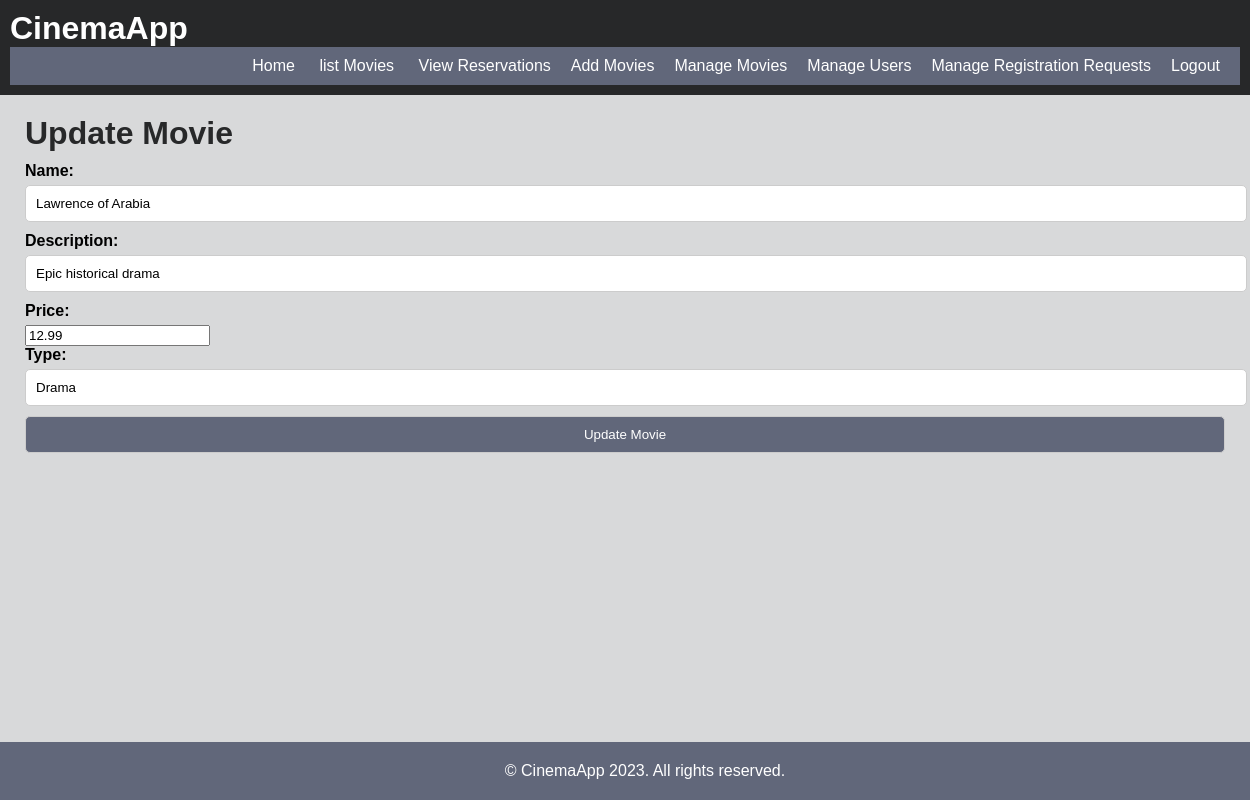
Screenshot of /Cinema/php/update_products.php?productid=1 (signed in) with the database file from the repository.
### tables this page shows
CREATE TABLE `products` (
  `productid` int(11) NOT NULL,
  `name` varchar(100) DEFAULT NULL,
  `description` varchar(255) DEFAULT NULL,
  `price` decimal(10,2) DEFAULT NULL,
  `type` varchar(50) DEFAULT NULL
);

### Cinema/php/update_products.php (the view, shortened to what this page needs)
<?php
require_once "config.php";
$product = array(
    'productid' => '',
    'name' => '',
    'description' => '',
    'price' => '',
    'type' => ''
);
if (isset($_GET['productid'])) {
    $productid = $_GET['productid'];
    $selectQuery = "SELECT * FROM products WHERE productid = ?";
    $stmt = mysqli_prepare($link, $selectQuery);
    if ($stmt) {
        mysqli_stmt_bind_param($stmt, "i", $productid);
        mysqli_stmt_execute($stmt);
        $result = mysqli_stmt_get_result($stmt);
        $fetchedProduct = mysqli_fetch_assoc($result);
        if ($fetchedProduct) {
            $product = $fetchedProduct;
        }
    }
}
?>
<!DOCTYPE html>
<html>
<head>
    <link rel="stylesheet" href="../css/styles.css">
</head>
<body>
    <header>
        <h1>
            <a name="logo" href="index.php">CinemaApp</a>
        </h1>
        <nav>
            <a href="index.php">Home</a>
            <a href="view_movies.php">list Movies</a>
            <?php
                if (isset($_SESSION['loggedin']) && $_SESSION['loggedin'] === true) {
                    if (isset($_SESSION['role']) && $_SESSION['role'] === 'user') {
                        echo '<a href="create_reservation.php">Create Reservation</a>';
                        echo '<a href="user_view_reservations.php">My Reservations</a>';
                    } elseif (isset($_SESSION['role']) && $_SESSION['role'] === 'admin') {
                        echo '<a href="view_reservations.php">View Reservations</a>';
                        echo '<a href="create_product.php">Add Movies</a>';
                        echo '<a href="manage_products.php">Manage Movies</a>';
                        echo '<a href="manage_users.php">Manage Users</a>';
                        echo '<a href="registration_requests.php">Manage Registration Requests</a>';
                    }
                    echo '<a href="logout.php">Logout</a>';
                } else {
                    echo '<a href="login.php">Login</a>';
                    echo '<a href="register.php">Register</a>';
                }
            ?>
        </nav>
    </header>
    <div class="container">
        <h1>Update Movie</h1>
        <form action="<?php echo htmlspecialchars($_SERVER["PHP_SELF"]); ?>" method="post" onsubmit="return validateMovieForm()">
            <label for="name">Name:</label>
            <input type="text" id="name" name="name" value="<?php echo $product['name']; ?>" required>
            <br>
            <label for="description">Description:</label>
            <input type="text" id="description" name="description" value="<?php echo $product['description']; ?>" required>
            <br>
            <label for="price">Price:</label>
            <input type="number" id="price" name="price" step="0.01" value="<?php echo $product['price']; ?>" required>
            <br>
            <label for="type">Type:</label>
            <input type="text" id="type" name="type" value="<?php echo $product['type']; ?>" required>
            <br>
            <button type="submit">Update Movie</button>
        </form>
    </div>
    <footer>
        <p>&copy; CinemaApp 2023. All rights reserved.</p>
    </footer>
</body>
</html>

### Cinema/css/styles.css (style rules this page uses)
body, h1, h2, h3, p, ul, li { margin: 0; padding: 0; }
body { font-family: Arial, sans-serif; background-color: #D8D9DA; }
a { color: #fff; text-decoration: none; }
.container { max-width: 1200px; margin: 0 auto; padding: 20px; }
header { background-color: #272829; color: #fff; text-align: left; padding: 10px; }
header h1 { margin: 0; color: #FFF6E0; }
nav { background-color: #61677A; color: #fff; text-align: right; padding: 10px; }
nav a { color: #fff; text-decoration: none; margin: 0 10px; }
h1, h2 { margin-bottom: 10px; color: #272829; }
form label { display: block; margin-bottom: 5px; font-weight: bold; }
form input[type="text"], form input[type="email"], form input[type="password"], form select, form button { width: 100%; padding: 10px; margin-bottom: 10px; border: 1px solid #ccc; border-radius: 5px; }
form button { background-color: #61677A; color: #fff; cursor: pointer; }
footer { background-color: #61677A; color: #fff; text-align: center; padding: 20px; position: absolute; bottom: 0; width: 100%; }

### rows the page displays
products: name "Lawrence of Arabia", description "Epic historical drama", price "12.99", type "Drama"
